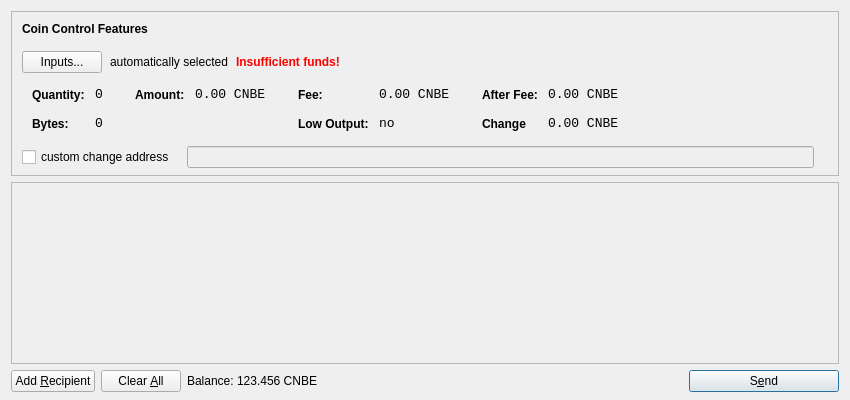
<?xml version="1.0" encoding="UTF-8"?>
<ui version="4.0">
 <class>SendCoinsDialog</class>
 <widget class="QDialog" name="SendCoinsDialog">
  <property name="geometry">
   <rect>
    <x>0</x>
    <y>0</y>
    <width>850</width>
    <height>400</height>
   </rect>
  </property>
  <property name="windowTitle">
   <string>Send Coins</string>
  </property>
  <layout class="QVBoxLayout" name="verticalLayout" stretch="0,1,0">
   <property name="bottomMargin">
    <number>8</number>
   </property>
   <item>
    <widget class="QFrame" name="frameCoinControl">
     <property name="sizePolicy">
      <sizepolicy hsizetype="Expanding" vsizetype="Expanding">
       <horstretch>0</horstretch>
       <verstretch>0</verstretch>
      </sizepolicy>
     </property>
     <property name="maximumSize">
      <size>
       <width>16777215</width>
       <height>16777215</height>
      </size>
     </property>
     <property name="frameShape">
      <enum>QFrame::StyledPanel</enum>
     </property>
     <property name="frameShadow">
      <enum>QFrame::Sunken</enum>
     </property>
     <layout class="QVBoxLayout" name="verticalLayoutCoinControl2">
      <property name="spacing">
       <number>-1</number>
      </property>
      <property name="leftMargin">
       <number>0</number>
      </property>
      <property name="topMargin">
       <number>0</number>
      </property>
      <property name="rightMargin">
       <number>0</number>
      </property>
      <property name="bottomMargin">
       <number>6</number>
      </property>
      <item>
       <layout class="QVBoxLayout" name="verticalLayoutCoinControl" stretch="0,0,0,0,1">
        <property name="spacing">
         <number>0</number>
        </property>
        <property name="leftMargin">
         <number>10</number>
        </property>
        <property name="topMargin">
         <number>10</number>
        </property>
        <item>
         <layout class="QHBoxLayout" name="horizontalLayoutCoinControl1">
          <property name="bottomMargin">
           <number>15</number>
          </property>
          <item>
           <widget class="QLabel" name="labelCoinControlFeatures">
            <property name="sizePolicy">
             <sizepolicy hsizetype="Preferred" vsizetype="Maximum">
              <horstretch>0</horstretch>
              <verstretch>0</verstretch>
             </sizepolicy>
            </property>
            <property name="font">
             <font>
              <weight>75</weight>
              <bold>true</bold>
             </font>
            </property>
            <property name="styleSheet">
             <string notr="true">font-weight:bold;</string>
            </property>
            <property name="text">
             <string>Coin Control Features</string>
            </property>
           </widget>
          </item>
         </layout>
        </item>
        <item>
         <layout class="QHBoxLayout" name="horizontalLayoutCoinControl2" stretch="0,0,0,0">
          <property name="spacing">
           <number>8</number>
          </property>
          <property name="bottomMargin">
           <number>10</number>
          </property>
          <item>
           <widget class="QPushButton" name="pushButtonCoinControl">
            <property name="styleSheet">
             <string notr="true"/>
            </property>
            <property name="text">
             <string>Inputs...</string>
            </property>
           </widget>
          </item>
          <item>
           <widget class="QLabel" name="labelCoinControlAutomaticallySelected">
            <property name="text">
             <string>automatically selected</string>
            </property>
            <property name="margin">
             <number>5</number>
            </property>
           </widget>
          </item>
          <item>
           <widget class="QLabel" name="labelCoinControlInsuffFunds">
            <property name="font">
             <font>
              <weight>75</weight>
              <bold>true</bold>
             </font>
            </property>
            <property name="styleSheet">
             <string notr="true">color:red;font-weight:bold;</string>
            </property>
            <property name="text">
             <string>Insufficient funds!</string>
            </property>
            <property name="margin">
             <number>5</number>
            </property>
           </widget>
          </item>
          <item>
           <spacer name="horizontalSpacerCoinControl">
            <property name="orientation">
             <enum>Qt::Horizontal</enum>
            </property>
            <property name="sizeHint" stdset="0">
             <size>
              <width>40</width>
              <height>1</height>
             </size>
            </property>
           </spacer>
          </item>
         </layout>
        </item>
        <item>
         <widget class="QWidget" name="widgetCoinControl" native="true">
          <property name="sizePolicy">
           <sizepolicy hsizetype="Preferred" vsizetype="Preferred">
            <horstretch>0</horstretch>
            <verstretch>0</verstretch>
           </sizepolicy>
          </property>
          <property name="minimumSize">
           <size>
            <width>0</width>
            <height>0</height>
           </size>
          </property>
          <property name="styleSheet">
           <string notr="true"/>
          </property>
          <layout class="QHBoxLayout" name="horizontalLayoutCoinControl5">
           <property name="margin">
            <number>0</number>
           </property>
           <item>
            <layout class="QHBoxLayout" name="horizontalLayoutCoinControl3" stretch="0,0,0,1">
             <property name="spacing">
              <number>20</number>
             </property>
             <property name="topMargin">
              <number>0</number>
             </property>
             <property name="bottomMargin">
              <number>10</number>
             </property>
             <item>
              <layout class="QFormLayout" name="formLayoutCoinControl1">
               <property name="horizontalSpacing">
                <number>10</number>
               </property>
               <property name="verticalSpacing">
                <number>14</number>
               </property>
               <property name="leftMargin">
                <number>10</number>
               </property>
               <property name="topMargin">
                <number>4</number>
               </property>
               <property name="rightMargin">
                <number>6</number>
               </property>
               <item row="0" column="0">
                <widget class="QLabel" name="labelCoinControlQuantityText">
                 <property name="styleSheet">
                  <string notr="true">font-weight:bold;</string>
                 </property>
                 <property name="text">
                  <string>Quantity:</string>
                 </property>
                 <property name="margin">
                  <number>0</number>
                 </property>
                </widget>
               </item>
               <item row="0" column="1">
                <widget class="QLabel" name="labelCoinControlQuantity">
                 <property name="font">
                  <font>
                   <family>Monospace</family>
                   <pointsize>10</pointsize>
                  </font>
                 </property>
                 <property name="cursor">
                  <cursorShape>IBeamCursor</cursorShape>
                 </property>
                 <property name="contextMenuPolicy">
                  <enum>Qt::ActionsContextMenu</enum>
                 </property>
                 <property name="text">
                  <string>0</string>
                 </property>
                 <property name="margin">
                  <number>0</number>
                 </property>
                 <property name="textInteractionFlags">
                  <set>Qt::LinksAccessibleByMouse|Qt::TextSelectableByKeyboard|Qt::TextSelectableByMouse</set>
                 </property>
                </widget>
               </item>
               <item row="1" column="0">
                <widget class="QLabel" name="labelCoinControlBytesText">
                 <property name="styleSheet">
                  <string notr="true">font-weight:bold;</string>
                 </property>
                 <property name="text">
                  <string>Bytes:</string>
                 </property>
                </widget>
               </item>
               <item row="1" column="1">
                <widget class="QLabel" name="labelCoinControlBytes">
                 <property name="font">
                  <font>
                   <family>Monospace</family>
                   <pointsize>10</pointsize>
                  </font>
                 </property>
                 <property name="cursor">
                  <cursorShape>IBeamCursor</cursorShape>
                 </property>
                 <property name="contextMenuPolicy">
                  <enum>Qt::ActionsContextMenu</enum>
                 </property>
                 <property name="text">
                  <string>0</string>
                 </property>
                 <property name="textInteractionFlags">
                  <set>Qt::LinksAccessibleByMouse|Qt::TextSelectableByKeyboard|Qt::TextSelectableByMouse</set>
                 </property>
                </widget>
               </item>
              </layout>
             </item>
             <item>
              <layout class="QFormLayout" name="formLayoutCoinControl2">
               <property name="horizontalSpacing">
                <number>10</number>
               </property>
               <property name="verticalSpacing">
                <number>14</number>
               </property>
               <property name="leftMargin">
                <number>6</number>
               </property>
               <property name="topMargin">
                <number>4</number>
               </property>
               <property name="rightMargin">
                <number>6</number>
               </property>
               <item row="0" column="0">
                <widget class="QLabel" name="labelCoinControlAmountText">
                 <property name="styleSheet">
                  <string notr="true">font-weight:bold;</string>
                 </property>
                 <property name="text">
                  <string>Amount:</string>
                 </property>
                 <property name="margin">
                  <number>0</number>
                 </property>
                </widget>
               </item>
               <item row="0" column="1">
                <widget class="QLabel" name="labelCoinControlAmount">
                 <property name="font">
                  <font>
                   <family>Monospace</family>
                   <pointsize>10</pointsize>
                  </font>
                 </property>
                 <property name="cursor">
                  <cursorShape>IBeamCursor</cursorShape>
                 </property>
                 <property name="contextMenuPolicy">
                  <enum>Qt::ActionsContextMenu</enum>
                 </property>
                 <property name="text">
                  <string notr="true">0.00 CNBE</string>
                 </property>
                 <property name="textInteractionFlags">
                  <set>Qt::LinksAccessibleByMouse|Qt::TextSelectableByKeyboard|Qt::TextSelectableByMouse</set>
                 </property>
                </widget>
               </item>
              </layout>
             </item>
             <item>
              <layout class="QFormLayout" name="formLayoutCoinControl3">
               <property name="horizontalSpacing">
                <number>10</number>
               </property>
               <property name="verticalSpacing">
                <number>14</number>
               </property>
               <property name="leftMargin">
                <number>6</number>
               </property>
               <property name="topMargin">
                <number>4</number>
               </property>
               <property name="rightMargin">
                <number>6</number>
               </property>
               <item row="0" column="0">
                <widget class="QLabel" name="labelCoinControlFeeText">
                 <property name="styleSheet">
                  <string notr="true">font-weight:bold;</string>
                 </property>
                 <property name="text">
                  <string>Fee:</string>
                 </property>
                 <property name="margin">
                  <number>0</number>
                 </property>
                </widget>
               </item>
               <item row="0" column="1">
                <widget class="QLabel" name="labelCoinControlFee">
                 <property name="font">
                  <font>
                   <family>Monospace</family>
                   <pointsize>10</pointsize>
                  </font>
                 </property>
                 <property name="cursor">
                  <cursorShape>IBeamCursor</cursorShape>
                 </property>
                 <property name="contextMenuPolicy">
                  <enum>Qt::ActionsContextMenu</enum>
                 </property>
                 <property name="text">
                  <string notr="true">0.00 CNBE</string>
                 </property>
                 <property name="textInteractionFlags">
                  <set>Qt::LinksAccessibleByMouse|Qt::TextSelectableByKeyboard|Qt::TextSelectableByMouse</set>
                 </property>
                </widget>
               </item>
               <item row="1" column="0">
                <widget class="QLabel" name="labelCoinControlLowOutputText">
                 <property name="styleSheet">
                  <string notr="true">font-weight:bold;</string>
                 </property>
                 <property name="text">
                  <string>Low Output:</string>
                 </property>
                </widget>
               </item>
               <item row="1" column="1">
                <widget class="QLabel" name="labelCoinControlLowOutput">
                 <property name="font">
                  <font>
                   <family>Monospace</family>
                   <pointsize>10</pointsize>
                  </font>
                 </property>
                 <property name="cursor">
                  <cursorShape>IBeamCursor</cursorShape>
                 </property>
                 <property name="contextMenuPolicy">
                  <enum>Qt::ActionsContextMenu</enum>
                 </property>
                 <property name="text">
                  <string>no</string>
                 </property>
                 <property name="textInteractionFlags">
                  <set>Qt::LinksAccessibleByMouse|Qt::TextSelectableByKeyboard|Qt::TextSelectableByMouse</set>
                 </property>
                </widget>
               </item>
              </layout>
             </item>
             <item>
              <layout class="QFormLayout" name="formLayoutCoinControl4">
               <property name="horizontalSpacing">
                <number>10</number>
               </property>
               <property name="verticalSpacing">
                <number>14</number>
               </property>
               <property name="leftMargin">
                <number>6</number>
               </property>
               <property name="topMargin">
                <number>4</number>
               </property>
               <property name="rightMargin">
                <number>6</number>
               </property>
               <item row="0" column="0">
                <widget class="QLabel" name="labelCoinControlAfterFeeText">
                 <property name="styleSheet">
                  <string notr="true">font-weight:bold;</string>
                 </property>
                 <property name="text">
                  <string>After Fee:</string>
                 </property>
                 <property name="margin">
                  <number>0</number>
                 </property>
                </widget>
               </item>
               <item row="0" column="1">
                <widget class="QLabel" name="labelCoinControlAfterFee">
                 <property name="font">
                  <font>
                   <family>Monospace</family>
                   <pointsize>10</pointsize>
                  </font>
                 </property>
                 <property name="cursor">
                  <cursorShape>IBeamCursor</cursorShape>
                 </property>
                 <property name="contextMenuPolicy">
                  <enum>Qt::ActionsContextMenu</enum>
                 </property>
                 <property name="text">
                  <string notr="true">0.00 CNBE</string>
                 </property>
                 <property name="textInteractionFlags">
                  <set>Qt::LinksAccessibleByMouse|Qt::TextSelectableByKeyboard|Qt::TextSelectableByMouse</set>
                 </property>
                </widget>
               </item>
               <item row="1" column="0">
                <widget class="QLabel" name="labelCoinControlChangeText">
                 <property name="styleSheet">
                  <string notr="true">font-weight:bold;</string>
                 </property>
                 <property name="text">
                  <string>Change</string>
                 </property>
                </widget>
               </item>
               <item row="1" column="1">
                <widget class="QLabel" name="labelCoinControlChange">
                 <property name="font">
                  <font>
                   <family>Monospace</family>
                   <pointsize>10</pointsize>
                  </font>
                 </property>
                 <property name="cursor">
                  <cursorShape>IBeamCursor</cursorShape>
                 </property>
                 <property name="contextMenuPolicy">
                  <enum>Qt::ActionsContextMenu</enum>
                 </property>
                 <property name="text">
                  <string notr="true">0.00 CNBE</string>
                 </property>
                 <property name="textInteractionFlags">
                  <set>Qt::LinksAccessibleByMouse|Qt::TextSelectableByKeyboard|Qt::TextSelectableByMouse</set>
                 </property>
                </widget>
               </item>
              </layout>
             </item>
            </layout>
           </item>
          </layout>
         </widget>
        </item>
        <item>
         <layout class="QHBoxLayout" name="horizontalLayoutCoinControl4" stretch="0,0,0">
          <property name="spacing">
           <number>12</number>
          </property>
          <property name="sizeConstraint">
           <enum>QLayout::SetDefaultConstraint</enum>
          </property>
          <property name="topMargin">
           <number>5</number>
          </property>
          <property name="rightMargin">
           <number>5</number>
          </property>
          <item>
           <widget class="QCheckBox" name="checkBoxCoinControlChange">
            <property name="text">
             <string>custom change address</string>
            </property>
           </widget>
          </item>
          <item>
           <widget class="QLineEdit" name="lineEditCoinControlChange">
            <property name="enabled">
             <bool>false</bool>
            </property>
            <property name="sizePolicy">
             <sizepolicy hsizetype="Expanding" vsizetype="Fixed">
              <horstretch>0</horstretch>
              <verstretch>0</verstretch>
             </sizepolicy>
            </property>
           </widget>
          </item>
          <item>
           <widget class="QLabel" name="labelCoinControlChangeLabel">
            <property name="sizePolicy">
             <sizepolicy hsizetype="Preferred" vsizetype="Expanding">
              <horstretch>0</horstretch>
              <verstretch>0</verstretch>
             </sizepolicy>
            </property>
            <property name="minimumSize">
             <size>
              <width>0</width>
              <height>0</height>
             </size>
            </property>
            <property name="text">
             <string/>
            </property>
            <property name="margin">
             <number>3</number>
            </property>
           </widget>
          </item>
         </layout>
        </item>
        <item>
         <spacer name="verticalSpacerCoinControl">
          <property name="orientation">
           <enum>Qt::Vertical</enum>
          </property>
          <property name="sizeHint" stdset="0">
           <size>
            <width>800</width>
            <height>1</height>
           </size>
          </property>
         </spacer>
        </item>
       </layout>
      </item>
     </layout>
    </widget>
   </item>
   <item>
    <widget class="QScrollArea" name="scrollArea">
     <property name="widgetResizable">
      <bool>true</bool>
     </property>
     <widget class="QWidget" name="scrollAreaWidgetContents">
      <property name="geometry">
       <rect>
        <x>0</x>
        <y>0</y>
        <width>830</width>
        <height>165</height>
       </rect>
      </property>
      <layout class="QVBoxLayout" name="verticalLayout_2">
       <property name="margin">
        <number>0</number>
       </property>
       <item>
        <layout class="QVBoxLayout" name="entries">
         <property name="spacing">
          <number>6</number>
         </property>
        </layout>
       </item>
       <item>
        <spacer name="verticalSpacer">
         <property name="orientation">
          <enum>Qt::Vertical</enum>
         </property>
         <property name="sizeHint" stdset="0">
          <size>
           <width>20</width>
           <height>40</height>
          </size>
         </property>
        </spacer>
       </item>
      </layout>
     </widget>
    </widget>
   </item>
   <item>
    <layout class="QHBoxLayout" name="horizontalLayout">
     <item>
      <widget class="QPushButton" name="addButton">
       <property name="toolTip">
        <string>Send to multiple recipients at once</string>
       </property>
       <property name="text">
        <string>Add &amp;Recipient</string>
       </property>
       <property name="autoDefault">
        <bool>false</bool>
       </property>
      </widget>
     </item>
     <item>
      <widget class="QPushButton" name="clearButton">
       <property name="sizePolicy">
        <sizepolicy hsizetype="Minimum" vsizetype="Fixed">
         <horstretch>0</horstretch>
         <verstretch>0</verstretch>
        </sizepolicy>
       </property>
       <property name="toolTip">
        <string>Remove all transaction fields</string>
       </property>
       <property name="text">
        <string>Clear &amp;All</string>
       </property>
       <property name="autoRepeatDelay">
        <number>300</number>
       </property>
       <property name="autoDefault">
        <bool>false</bool>
       </property>
      </widget>
     </item>
     <item>
      <layout class="QHBoxLayout" name="horizontalLayout_2">
       <property name="spacing">
        <number>3</number>
       </property>
       <item>
        <widget class="QLabel" name="label">
         <property name="sizePolicy">
          <sizepolicy hsizetype="Preferred" vsizetype="Fixed">
           <horstretch>0</horstretch>
           <verstretch>0</verstretch>
          </sizepolicy>
         </property>
         <property name="text">
          <string>Balance:</string>
         </property>
        </widget>
       </item>
       <item>
        <widget class="QLabel" name="labelBalance">
         <property name="sizePolicy">
          <sizepolicy hsizetype="Preferred" vsizetype="Fixed">
           <horstretch>0</horstretch>
           <verstretch>0</verstretch>
          </sizepolicy>
         </property>
         <property name="cursor">
          <cursorShape>IBeamCursor</cursorShape>
         </property>
         <property name="text">
          <string notr="true">123.456 CNBE</string>
         </property>
         <property name="textInteractionFlags">
          <set>Qt::LinksAccessibleByMouse|Qt::TextSelectableByKeyboard|Qt::TextSelectableByMouse</set>
         </property>
        </widget>
       </item>
      </layout>
     </item>
     <item>
      <spacer name="horizontalSpacer">
       <property name="orientation">
        <enum>Qt::Horizontal</enum>
       </property>
       <property name="sizeHint" stdset="0">
        <size>
         <width>40</width>
         <height>20</height>
        </size>
       </property>
      </spacer>
     </item>
     <item>
      <widget class="QPushButton" name="sendButton">
       <property name="minimumSize">
        <size>
         <width>150</width>
         <height>0</height>
        </size>
       </property>
       <property name="toolTip">
        <string>Confirm the send action</string>
       </property>
       <property name="text">
        <string>S&amp;end</string>
       </property>
       <property name="icon">
        <iconset resource="../bitcoin.qrc">
         <normaloff>:/icons/send</normaloff>:/icons/send</iconset>
       </property>
       <property name="default">
        <bool>true</bool>
       </property>
      </widget>
     </item>
    </layout>
   </item>
  </layout>
 </widget>
 <resources>
  <include location="../bitcoin.qrc"/>
 </resources>
 <connections/>
</ui>
